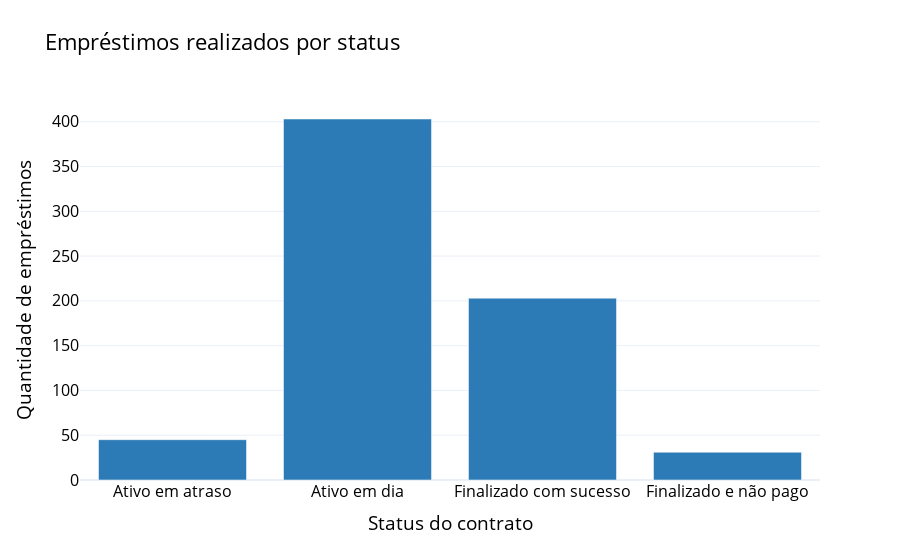

Notebook source saved alongside this figure:
### Code cell
loan_status = loan.replace(
    {
        'CONTRACT_FINISHED_LOAN_NOT_PAYED':'Finalizado e não pago',
        'CONTRACT_FINISHED_NO_PROBLEMS':'Finalizado com sucesso', 
        'ACTIVE_CONTRACT_NO_PROBLEMS': 'Ativo em dia',
        'ACTIVE_CONTRACT_IN_DEBT': 'Ativo em atraso'
    }
)
fig = px.bar(loan_status.groupby("status").count(), y='loan_id', title='Empréstimos realizados por status', color_discrete_sequence=color_list[::-1])
fig.update_layout(template='plotly_white', xaxis_title='Status do contrato', yaxis_title='Quantidade de empréstimos')
fig.update_layout(font_size=16, font_color="black")

### Figure 1 — Plotly figure (JSON) as saved in the notebook; plotly's stock layout.template omitted (floating-point values rounded to 4 significant figures)
{"data": [{"alignmentgroup": "True", "hovertemplate": "status=%{x}<br>loan_id=%{y}<extra></extra>", "legendgroup": "", "marker": {"color": "rgb(44,123,182)"}, "name": "", "offsetgroup": "", "orientation": "v", "showlegend": false, "textposition": "auto", "type": "bar", "x": ["Ativo em atraso", "Ativo em dia", "Finalizado com sucesso", "Finalizado e não pago"], "xaxis": "x", "y": [45, 403, 203, 31], "yaxis": "y"}], "layout": {"barmode": "relative", "font": {"color": "black", "size": 16}, "legend": {"tracegroupgap": 0}, "title": {"text": "Empréstimos realizados por status"}, "xaxis": {"anchor": "y", "domain": [0, 1], "title": {"text": "Status do contrato"}}, "yaxis": {"anchor": "x", "domain": [0, 1], "title": {"text": "Quantidade de empréstimos"}}}}
